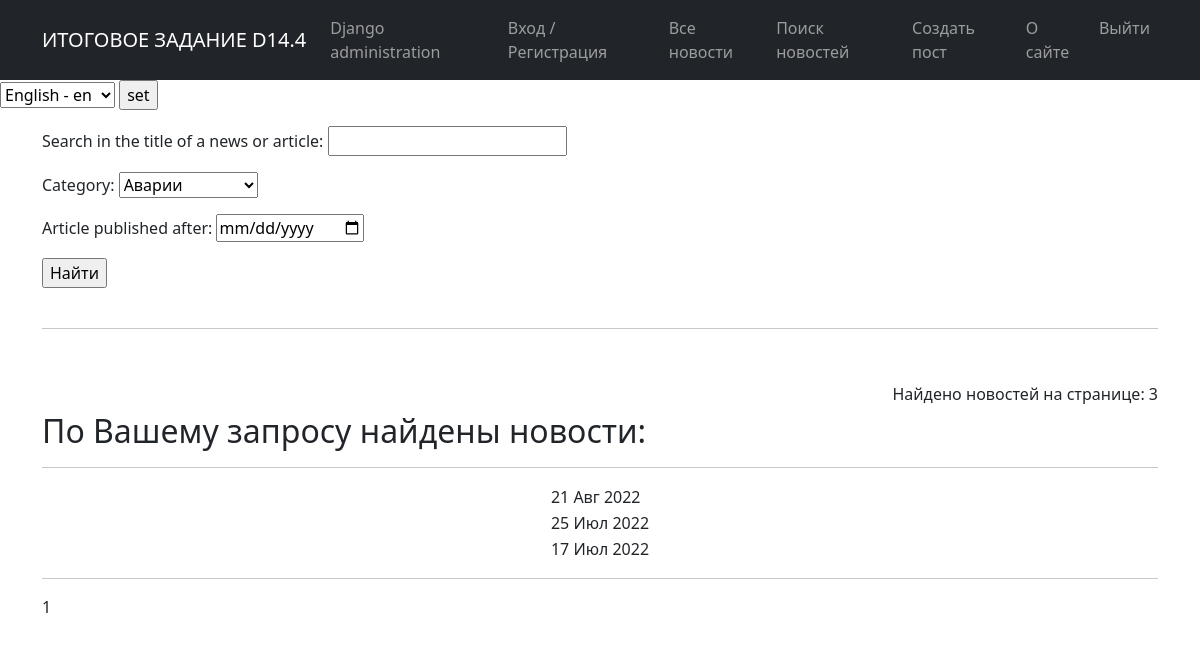
Page /news/search/?post_category=1 on the committed database.
### news/models.py (models this page shows, shortened)
class Post(models.Model):
    NEWS = 'NW'
    ARTICLE = 'AT'
    CHOISE_NW_AT = [
        (NEWS, 'Новость'),
        (ARTICLE, 'Статья')
    ]
    author = models.ForeignKey(
        Author, on_delete=models.CASCADE,
        verbose_name=pgettext_lazy('Author name', 'Author name'),
        help_text=_('Author name')
    )
    type_of_post = models.CharField(
        max_length=2,
        default=NEWS,
        choices=CHOISE_NW_AT,
        verbose_name=pgettext_lazy('Post type', 'Post type'),
        help_text=_('Post type')
    )
    post_create_datetime = models.DateTimeField(
        auto_now_add=True,
        verbose_name=pgettext_lazy('Time and date of publication', 'Time and date of publication'),
        help_text=_('Time and date of publication')
    )
    post_category = models.ManyToManyField(
        Category, through='PostCategory',
        related_name='posts',
        verbose_name=pgettext_lazy('This is category of post', 'Post category'),
        help_text=_('Post category')
    )
    post_title = models.CharField(
        max_length=128,
        verbose_name=pgettext_lazy('Post title', 'Post title'),
        help_text=_('Post title')
    )
    post_text = models.TextField(
        verbose_name=pgettext_lazy('The content of the post', 'The content of the post'),
        help_text=_('The content of the post')
    )
    post_rating = models.IntegerField(
        default=0,
        verbose_name=pgettext_lazy('The rating of the post', 'The rating of the post'),
        help_text=_('The rating of the post')
    )
    is_updated = models.BooleanField(
        default=False
    )
    is_new = models.BooleanField(
        default=True,
        help_text=_('Is this article new?')
    )
    def get_absolute_url(self):
        return reverse('new_detail', args=[str(self.id)])

### news/views.py (the view)
# urls.py: path('search/', PostSearch.as_view(), name='news_search'),
class PostSearch(ListView):
    model = Post
    ordering = '-post_create_datetime'
    template_name = 'search.html'
    context_object_name = 'search'
    paginate_by = 10
    def get_queryset(self):
        queryset = super().get_queryset()
        self.filterset = PostFilter(self.request.GET, queryset)
        return self.filterset.qs
    def get_context_data(self, **kwargs):
        context = super().get_context_data(**kwargs)
        context['filterset'] = self.filterset
        return context

### news/models.py (called while the page is built)
    def __str__(self):
        return self.name

### news/templatetags/custom_filters.py (called while the page is built)
@register.filter()
def makegoodwords(value):
    new_value = keyword_processor.replace_keywords(value)
    return new_value

### templates/search.html (shortened to what this page needs)
{% extends 'flatpages/default.html' %}
{% load i18n %}
{% load custom_filters %}
{% block content %}
   <form align='' action="" method="get">
       <p>{{ filterset.form.as_p }}</p>
       <input type="submit" value="Найти">
   </form>
    <p>&nbsp;</p>
    <hr>
    <p>&nbsp;</p>
    <h6 align='right'>Найдено новостей на странице: {{search|length}}</h6>
    <h2>По Вашему запросу найдены новости:</h2>
    <hr>
    {% if search %}
        <table align='center' border="0" cellspacing="0">
           {% for s in search %}
                <tr align="left">
                    <td> <a href="{{ s.get_absolute_url }}"> {{ s.post_title|makegoodwords}} </a></td>
                    <td>{{ s.post_create_datetime|date:'d M Y' }}</td>
                    <td>{{ s.post_text|truncatechars:20|makegoodwords }}</td>
                </tr>
            {% endfor %}
        </table>
    {% else %}
        <h3>По Вашему запросу не найдено ни одной новости!</h3>
    {% endif %}
    <hr>
   {{ page_obj.number }}
{% endblock content %}

### rows in the picture
Post: post_create_datetime "21 Авг 2022"
Post: post_create_datetime "25 Июл 2022"
Post: post_create_datetime "17 Июл 2022"

### other values in the picture
{{ search|length }} "3"
{{ page_obj.number }} "1"
form field language "English - en"
